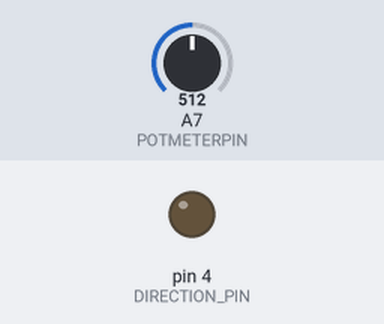
Bench run of a sketch on a simulated Arduino Nano, built with avr-gcc and run on an emulated ATmega328P. Parts: output pins drawn as LEDs (lit = HIGH). The inputs (shaded band) are chosen by the test bench; at power-on: A7 (POTMETERPIN) = 512. Pins used as bus, display or sensor lines are not drawn.

Above: at 1.2 s.
1.3 s: A7 (POTMETERPIN) set to 419
10.6 s: A7 (POTMETERPIN) set to 388
At 30.6 s:
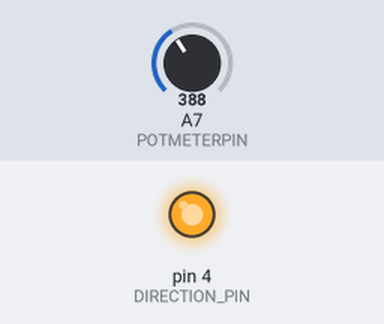
Timing chart, 0 to 51.5 s (numbered marks = the images above; inputs shaded):
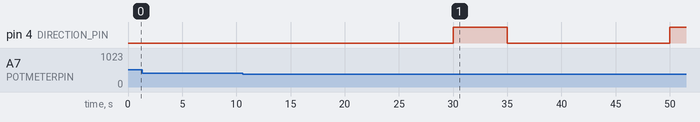

Measured:
- the behaviour switches between 405 and 404 on A7 (POTMETERPIN) (found by bisection; images 0 and 1)
- after the input at 1.3 s, every drawn part: stays the same
- after the input at 10.6 s, pin 4 (DIRECTION_PIN): LOW → HIGH after 19.4 s, → LOW 5.0 s later, → HIGH 15.0 s later

The sketch:

testSolarPanelWithBounds.ino
```cpp
//pin declarations
const byte POWER_HIGH = 3;
const byte DIRECTION_PIN = 4;
const byte POWER_LOW = 5;
const byte POTMETERPIN = A7;

//experimentally determined values of potmeter and angle ends
const int SOFT_BOUND = 7; // about 7 /( (405-40)/(570-50) ) = 10, so 1 degree safety
const int POTMETER_LOWEND = 405;
const int POTMETER_HIGHEND = 40;
const int DEGREES_HIGHEND = 570 - 10; //angle * 10 for more precision, including soft bound
const int DEGREES_LOWEND = 50 + 10;

String EmergencyState = "";
boolean aboveUpperBound; // two cases which are recoverable errors and hence not a normal emergency
boolean belowLowerBound;
bool panelsStopped = true; //needed to control timer logic

void setup() {
  // put your setup code here, to run once:
  pinMode(POWER_HIGH,OUTPUT);
  pinMode(DIRECTION_PIN,OUTPUT);
  pinMode(POWER_LOW,OUTPUT);
  Serial.begin(9600);
}

void loop() {
  // put your main code here, to run repeatedly:
  solarPanelUp();
  delay(5000);
  solarPanelStop();
  delay(5000);
  solarPanelDown();
  delay(5000);
  solarPanelStop();
  delay(5000);
}

//solar panel movements
void solarPanelDown() {
  // extra, redundant, safety.
  //Intentionally does not rely on readPotMeter(), which reduces accuracy
  //near the soft end stops but increases safety. Accuracy inbetween should not
  // be influenced
  // move only down when no emergency and panels not below lower bound
  if ((EmergencyState == "") && !belowLowerBound) {


    // Condition on which potmeter reading (lowest or highest) corresponds to which panel bound (lower, upper).
    if (POTMETER_LOWEND < POTMETER_HIGHEND) {

      // Reset when panels are below upper bound again
      if (analogRead(POTMETERPIN) < POTMETER_HIGHEND) {
        aboveUpperBound = false;
      }
      // If panels not below lower bound, move down
      if (analogRead(POTMETERPIN) > POTMETER_LOWEND) {
        panelsStopped = false;
        digitalWrite(POWER_LOW, HIGH); //Put current via the low end stop to 28
        digitalWrite(POWER_HIGH, LOW); //Make sure the high end circuit is not on
        digitalWrite(DIRECTION_PIN, HIGH); //To go down, also let the current flow to E4
      } else { // panels below lower bound
        belowLowerBound = true;
        solarPanelStop();
      }

    } else { // Same, but inequalities reversed.

      // If panels are below upper bound again
      if (analogRead(POTMETERPIN) > POTMETER_HIGHEND) {
        aboveUpperBound = false;
      }
      // If panels not below lower bound, move down
      if (analogRead(POTMETERPIN) < POTMETER_LOWEND) {
        panelsStopped = false;
        digitalWrite(POWER_LOW, HIGH);
        digitalWrite(POWER_HIGH, LOW);
        digitalWrite(DIRECTION_PIN, HIGH);
      } else { // panels below lower bound
        belowLowerBound = true;
        solarPanelStop();
      }

    }

  } else {
    solarPanelStop();
  }
}

void solarPanelUp() {
  // go up when we can
  if ((EmergencyState == "") && !aboveUpperBound) {

    // Condition on which potmeter reading (lowest or highest) corresponds to which panel bound (lower, upper).
    if (POTMETER_LOWEND < POTMETER_HIGHEND) {

      if (analogRead(POTMETERPIN) > POTMETER_LOWEND) { // if we move above low bound, reset flag
        belowLowerBound = false;
      }
      if (analogRead(POTMETERPIN) < POTMETER_HIGHEND) {
        panelsStopped = false;
  //      Serial.println(F("Panels going up"));
        digitalWrite(POWER_LOW, LOW);
        digitalWrite(POWER_HIGH, HIGH);
        digitalWrite(DIRECTION_PIN, LOW);
      } else { // we are above upper bound, do not go up
        aboveUpperBound = true;
        solarPanelStop();
      }

    } else { // Same, but inequalities reversed.

      if (analogRead(POTMETERPIN) < POTMETER_LOWEND) { // if we move above low bound, reset flag
        belowLowerBound = false;
      }
      if (analogRead(POTMETERPIN) > POTMETER_HIGHEND) {
        panelsStopped = false;
  //      Serial.println(F("Panels going up"));
        digitalWrite(POWER_LOW, LOW);
        digitalWrite(POWER_HIGH, HIGH);
        digitalWrite(DIRECTION_PIN, LOW);
      } else { // we are above upper bound, do not go up
        aboveUpperBound = true;
        solarPanelStop();
      }

    }
  } else {
    solarPanelStop();
  }
}

void solarPanelStop() {
  digitalWrite(POWER_LOW, LOW);
  digitalWrite(POWER_HIGH, LOW);
  digitalWrite(DIRECTION_PIN, LOW);
}
```
